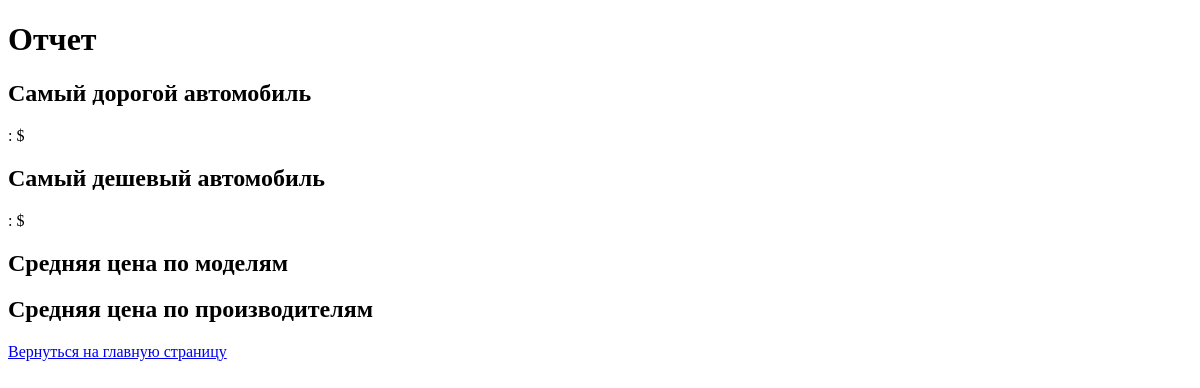
/report/, run on an earlier commit of the app's database.
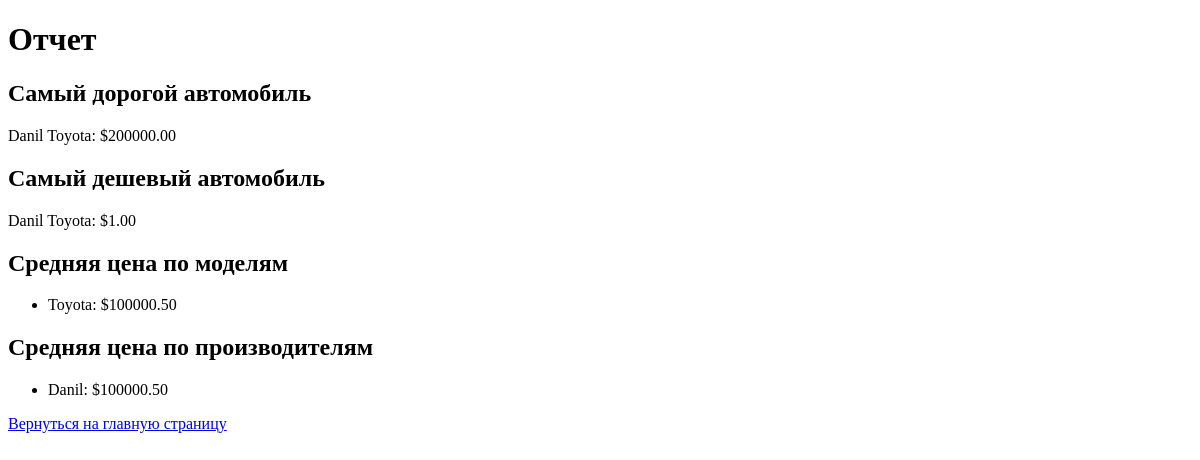
And on a later commit of the database.
### inventory/models.py (models this page shows, shortened)
class Car(models.Model):
    manufacturer = models.ForeignKey(Manufacturer, on_delete=models.CASCADE)
    model = models.CharField(max_length=100)
    year = models.PositiveIntegerField()
    price = models.DecimalField(max_digits=10, decimal_places=2)
    in_stock = models.BooleanField(default=True)

class Manufacturer(models.Model):
    name = models.CharField(max_length=100, unique=True)
    country = models.CharField(max_length=100)

### inventory/views.py (the view)
# urls.py: path('report/', ReportView.as_view(), name='report'),
class ReportView(TemplateView):
    template_name = 'report.html'
    def get_context_data(self, **kwargs):
        context = super().get_context_data(**kwargs)
        context['most_expensive_car'] = Car.objects.order_by('-price').first()
        context['cheapest_car'] = Car.objects.order_by('price').first()
        context['average_price_by_model'] = Car.objects.values('model').annotate(avg_price=Avg('price'))
        context['average_price_by_manufacturer'] = Car.objects.values('manufacturer__name').annotate(
            avg_price=Avg('price'))
        return context

### inventory/templates/report.html (shortened to what this page needs)
<!DOCTYPE html>
<html lang="ru">
<head>
</head>
<body>
    <h1>Отчет</h1>
    <h2>Самый дорогой автомобиль</h2>
    <p>{{ most_expensive_car.manufacturer.name }} {{ most_expensive_car.model }}: ${{ most_expensive_car.price }}</p>
    <h2>Самый дешевый автомобиль</h2>
    <p>{{ cheapest_car.manufacturer.name }} {{ cheapest_car.model }}: ${{ cheapest_car.price }}</p>
    <h2>Средняя цена по моделям</h2>
    <ul>
        {% for item in average_price_by_model %}
            <li>{{ item.model }}: ${{ item.avg_price|floatformat:2 }}</li>
        {% endfor %}
    </ul>
    <h2>Средняя цена по производителям</h2>
    <ul>
        {% for item in average_price_by_manufacturer %}
            <li>{{ item.manufacturer__name }}: ${{ item.avg_price|floatformat:2 }}</li>
        {% endfor %}
    </ul>
    <p><a href="{% url 'home' %}">Вернуться на главную страницу</a></p>
</body>
</html>

What changed in the data, as far as the page shows it:
added Car: manufacturer.name "Danil", model "Toyota", price "200000.00"
added Car: manufacturer.name "Danil", model "Toyota", price "1.00"
added Manufacturer: manufacturer__name "Danil", avg_price "100000.50"
Also different on the page:
new list line: "Toyota : $ 100000.50"
